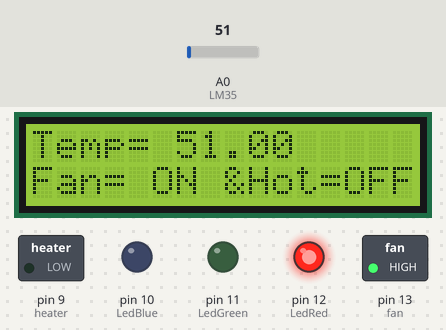
The sketch below on a simulated Arduino Uno, built with avr-gcc and run on an emulated ATmega328P. Shown: 16×2 character LCD, switched loads named in the sketch (green lamp = pin HIGH), output pins drawn as LEDs (lit = HIGH). The test bench sets the inputs (shaded band); at power-on: A0 (LM35) = 51.

Above: at 2.2 s.
2.3 s: A0 (LM35) set to 33
At 4.2 s:
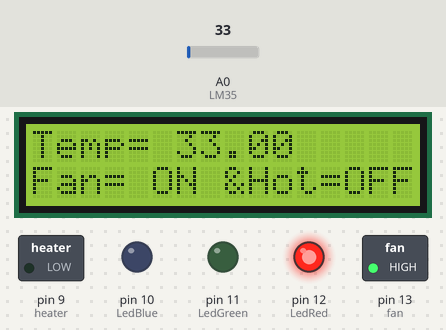
4.5 s: A0 (LM35) set to 27
At 6.0 s:
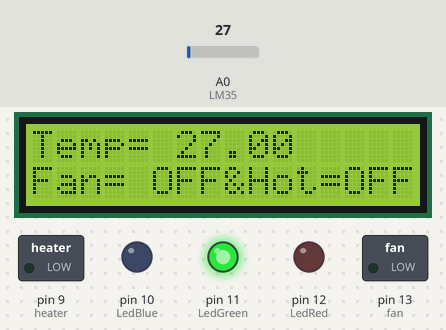
6.5 s: A0 (LM35) set to 15
At 7.7 s:
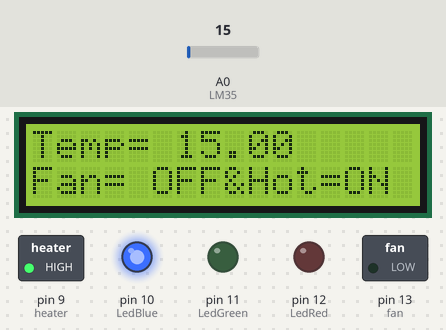
Timing chart, 0 to 9.5 s (numbered marks = the images above; inputs shaded):
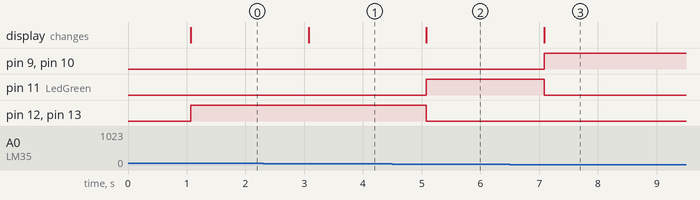

The sketch:

Air_Conditioning_Simulation_final.ino
```cpp
// Libraries included
#include <LiquidCrystal.h>

// Declare constants
const int LM35 = A0;
const int fan = 13;
const int heater = 9;
const int LedRed = 12;
const int LedGreen = 11;
const int LedBlue = 10;

const int rs = 2, en = 3, d4 = 4, d5 = 5, d6 = 6, d7 = 7;
LiquidCrystal lcd(2, 3, 4, 5, 6, 7);

void setup() {
  Serial.begin(9600);
  lcd.begin(16, 2);
  pinMode(fan, OUTPUT);
  pinMode(heater, OUTPUT);
  pinMode(LedRed, OUTPUT);
  pinMode(LedGreen, OUTPUT);
  pinMode(LedBlue, OUTPUT);
  delay(1000);
  lcd.clear();
  lcd.print("Temp= ");
  lcd.setCursor(0, 1);
  lcd.print("Fan= ");
  lcd.setCursor(8, 1);
  lcd.print("&");
  lcd.setCursor(9, 1);
  lcd.print("Hot= ");
}

void loop() {
  // Section for the temperature sensor
  int value = analogRead(LM35);
  float Temperature = value;
  lcd.setCursor(6, 0);
  lcd.print(Temperature);

  // Seccion of the fan and heater
  if (Temperature > 30) {
    digitalWrite(fan, HIGH);
    digitalWrite(heater, LOW);
    digitalWrite(LedRed, HIGH);
    digitalWrite(LedGreen, LOW);
    digitalWrite(LedBlue, LOW);
    lcd.setCursor(5, 1);
    lcd.print("ON ");
    lcd.setCursor(13, 1);
    lcd.print("OFF ");

  } else if (Temperature < 25) {
    digitalWrite(fan, LOW);
    digitalWrite(heater, HIGH);
    digitalWrite(LedRed, LOW);
    digitalWrite(LedGreen, LOW);
    digitalWrite(LedBlue, HIGH);
    lcd.setCursor(5, 1);
    lcd.print("OFF");
    lcd.setCursor(13, 1);
    lcd.print("ON ");
  } else {
    digitalWrite(fan, LOW);
    digitalWrite(heater, LOW);
    digitalWrite(LedRed, LOW);
    digitalWrite(LedGreen, HIGH);
    digitalWrite(LedBlue, LOW);
    lcd.setCursor(5, 1);
    lcd.print("OFF");
    lcd.setCursor(13, 1);
    lcd.print("OFF ");
  }

  delay(1000);
}
```

Measured:
- the behaviour switches between 31 and 30 on A0 (LM35) (found by bisection; images 1 and 2)
- after the input at 2.3 s, the display: changes after 0.77 s (image 1)
- after the input at 4.5 s, pin 11 (LedGreen): LOW → HIGH after 0.58 s; pin 12 (LedRed), pin 13 (fan): HIGH → LOW after 0.58 s; the display: changes after 0.58 s (image 2)
- after the input at 6.5 s, pin 9 (heater), pin 10 (LedBlue): LOW → HIGH after 0.58 s; pin 11 (LedGreen): HIGH → LOW after 0.58 s; the display: changes after 0.58 s (image 3)
